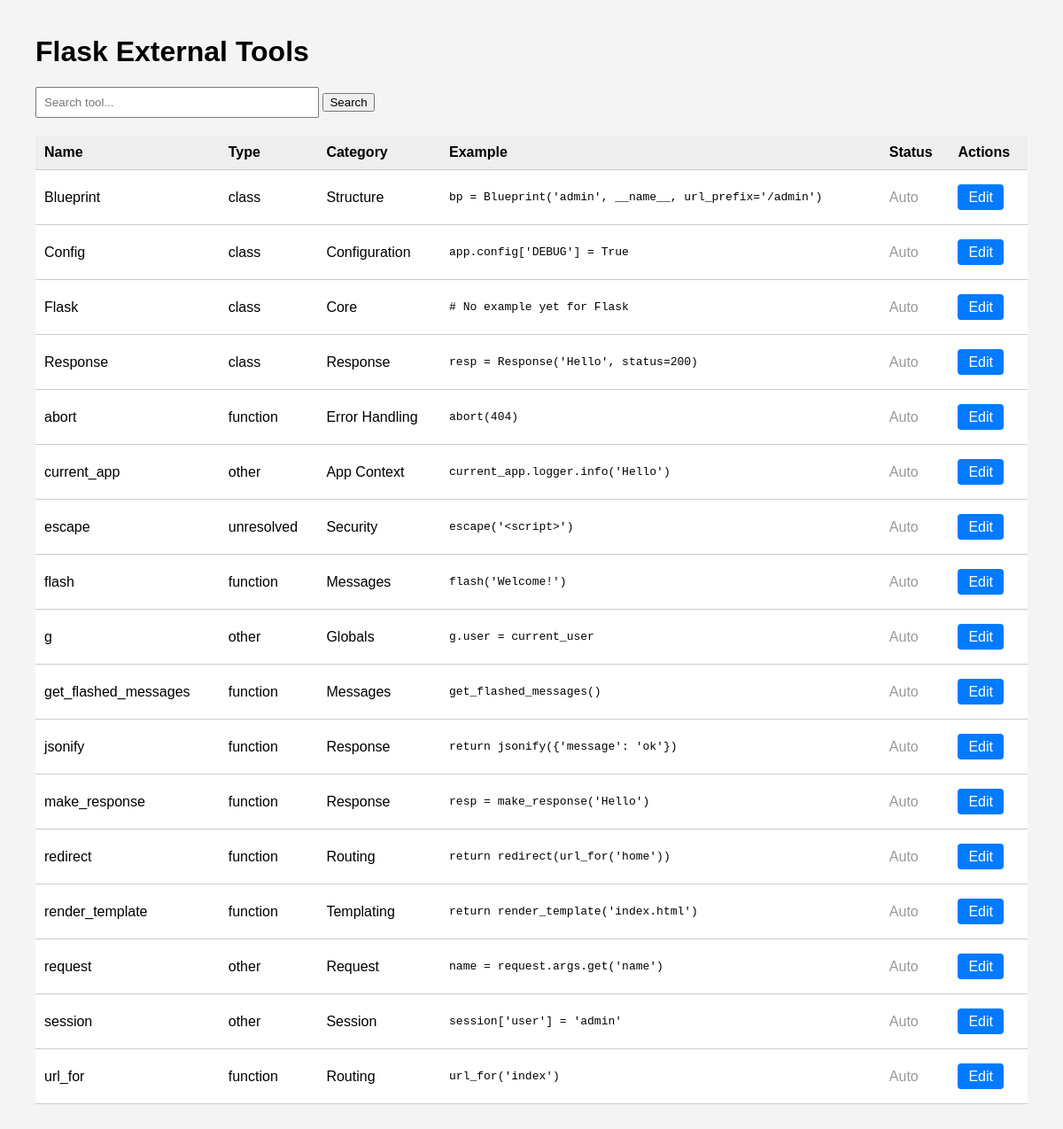
Screenshot of /tools with the database file from the repository.
### tables this page shows
CREATE TABLE external_tools (
    id INTEGER PRIMARY KEY AUTOINCREMENT,
    name TEXT NOT NULL,
    category TEXT,
    category_id INTEGER,
    example TEXT,
    is_manual INTEGER DEFAULT 0,
    type TEXT,
    FOREIGN KEY (category_id) REFERENCES categories(id)
);

CREATE TABLE categories (
    id INTEGER PRIMARY KEY AUTOINCREMENT,
    name TEXT UNIQUE NOT NULL
);

### step0/main.py (the view)
@app.route('/tools')
def tools():
    conn = get_db_connection()
    q = request.args.get('q', '').strip()
    if q:
        rows = conn.execute("""
            SELECT et.name, et.type, et.example, c.name as category, et.id
            FROM external_tools et
            LEFT JOIN categories c ON et.category_id = c.id
            WHERE et.name LIKE ?
            ORDER BY et.name
        """, (f'%{q}%',)).fetchall()
    else:
        rows = conn.execute("""
            SELECT et.name, et.type, et.example, c.name as category, et.id
            FROM external_tools et
            LEFT JOIN categories c ON et.category_id = c.id
            ORDER BY et.name
        """).fetchall()
    conn.close()
    return render_template('tools.html', tools=rows, q=q)

### step0/main.py (called while the page is built)
def get_db_connection():
    conn = sqlite3.connect(DB)
    conn.row_factory = sqlite3.Row
    return conn

### step0/templates/tools.html (shortened to what this page needs)
<!DOCTYPE html>
<html>
<head>
</head>
<body>
    <h1>Flask External Tools</h1>
    <form method="get" action="/tools">
        <input type="text" name="q" value="{{ q }}" placeholder="Search tool...">
        <input type="submit" value="Search">
    </form>
    <table>
        <tr><th>Name</th><th>Type</th><th>Category</th><th>Example</th><th>Status</th><th>Actions</th></tr>
        {% for row in tools %}
        <tr>
            <td>{{ row['name'] }}</td>
            <td>{{ row['type'] }}</td>
            <td>{{ row['category'] or 'Uncategorized' }}</td>
            <td><pre>{{ row['example'] }}</pre></td>
            <td class="{{ 'manual' if row['is_manual'] else 'auto' }}">{{ 'Manual' if row['is_manual'] else 'Auto' }}</td>
            <td><a href="{{ url_for('edit_tool', id=row['id']) }}" class="button">Edit</a></td>
        </tr>
        {% endfor %}
    </table>
</body>
</html>

### step0/templates/tools.html (style rules this page uses)
body { font-family: Arial; margin: 40px; background: #f4f4f4; }
input[type="text"] { padding: 8px; width: 300px; }
table { border-collapse: collapse; width: 100%; margin-top: 20px; background: white; }
th, td { padding: 10px; border-bottom: 1px solid #ccc; text-align: left; }
th { background-color: #eee; }
.auto { color: #999; }
a.button { text-decoration: none; padding: 6px 12px; background: #007BFF; color: white; border-radius: 4px; }

### rows the page displays
external_tools: name "Blueprint", type "class", name "Structure", example "bp = Blueprint('admin', __name__, url_prefix='/admin')", is_manual "Auto"
external_tools: name "Config", type "class", name "Configuration", example "app.config['DEBUG'] = True", is_manual "Auto"
external_tools: name "Flask", type "class", name "Core", example "# No example yet for Flask", is_manual "Auto"
external_tools: name "Response", type "class", example "resp = Response('Hello', status=200)", is_manual "Auto"
external_tools: name "abort", type "function", name "Error Handling", example "abort(404)", is_manual "Auto"
external_tools: name "current_app", type "other", name "App Context", example "current_app.logger.info('Hello')", is_manual "Auto"
external_tools: name "escape", type "unresolved", name "Security", example "escape('<script>')", is_manual "Auto"
external_tools: name "flash", type "function", name "Messages", example "flash('Welcome!')", is_manual "Auto"
external_tools: name "g", type "other", name "Globals", example "g.user = current_user", is_manual "Auto"
external_tools: name "get_flashed_messages", type "function", name "Messages", example "get_flashed_messages()", is_manual "Auto"
external_tools: name "jsonify", type "function", name "Response", example "return jsonify({'message': 'ok'})", is_manual "Auto"
external_tools: name "make_response", type "function", name "Response", example "resp = make_response('Hello')", is_manual "Auto"
external_tools: name "redirect", type "function", name "Routing", example "return redirect(url_for('home'))", is_manual "Auto"
external_tools: name "render_template", type "function", name "Templating", example "return render_template('index.html')", is_manual "Auto"
external_tools: name "request", type "other", name "Request", example "name = request.args.get('name')", is_manual "Auto"
external_tools: name "session", type "other", name "Session", example "session['user'] = 'admin'", is_manual "Auto"
external_tools: name "url_for", type "function", name "Routing", example "url_for('index')", is_manual "Auto"
